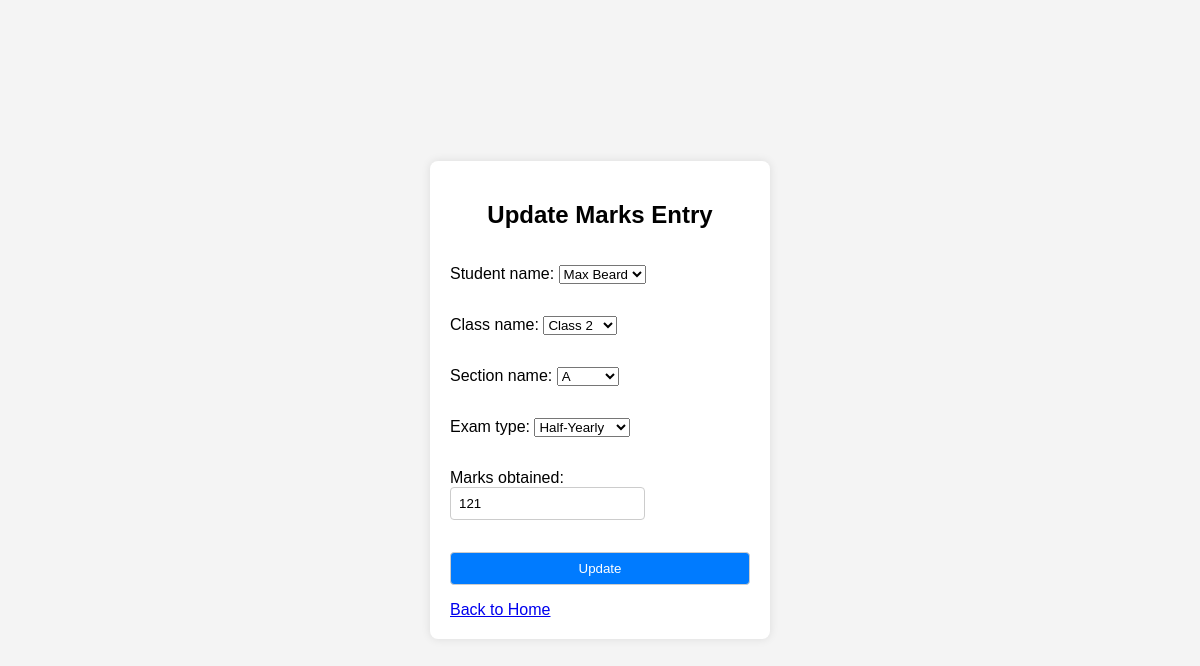
Screenshot of /result/update_markingstudents/Max Beard with the database file from the repository.
### result/models.py (models this page shows, shortened)
class MarkingStudents(models.Model):
    student_name=models.ForeignKey(Student, on_delete=models.CASCADE)
    class_name = models.ForeignKey(Classes, on_delete=models.CASCADE)
    section_name = models.ForeignKey(Section, on_delete=models.CASCADE)
    exam_type = models.ForeignKey(Exams, on_delete=models.CASCADE)
    marks_obtained = models.PositiveIntegerField()

### classes/models.py (models this page shows)
class Classes(models.Model):
    class_name = models.CharField(max_length=100)
    def __str__(self):
        return self.class_name

### result/views.py (the view)
# urls.py: path('update_markingstudents/<str:student_name>', views.stu_marks_update, name='stu_marks_update'),
def stu_marks_update(request, student_name):
    marking_student = get_object_or_404(Student, name=student_name)
    stu= get_object_or_404(MarkingStudents, student_name=marking_student)
    val1=marking_student.name
    val2=marking_student.class_name
    val3=marking_student.section_name
    print(marking_student.name,marking_student.class_name,marking_student.section_name,type(marking_student.name),type(marking_student.class_name),type(marking_student.section_name))
    if request.method == 'POST':
        form = MarkingStudentsForm(request.POST,instance=stu)
        if form.is_valid():
            class_check=form.cleaned_data['class_name'].class_name
            section_check=form.cleaned_data['section_name'].section_name
            name_check=form.cleaned_data['student_name'].name
            print(class_check,section_check,name_check,type(class_check),type(name_check))
            print(val1,val2,val3,type(val2),type(val1),type(val3))
            if class_check!=val2 or name_check!=val1 or section_check!=val3:
                return HttpResponse("Try Updating with Same Value of the Candidate/Student")
            form.save()
            return redirect('marking_students_detail')
    else:
        form = MarkingStudentsForm(instance=stu)
    return render(request, 'marks_update.html', {'form': form, 'marking_student': stu})

### result/forms.py (shortened to what this page needs)
class MarkingStudentsForm(forms.ModelForm):
    class Meta:
        model = MarkingStudents
        fields = ['student_name', 'class_name', 'section_name', 'exam_type', 'marks_obtained']

### classes/models.py (called while the page is built)
    def __str__(self):
        return self.section_name

### exam_type/models.py (called while the page is built)
    def __str__(self):
        return self.exam_name

### students/models.py (called while the page is built)
    def __str__(self):
        return self.name

### templates/marks_update.html (shortened to what this page needs)
<!DOCTYPE html>
<html lang="en">
<head>
</head>
<body>
<div class="container">
    <h2>Update Marks Entry</h2>
    <form method="post">
        {{ form.as_p }}
        <button type="submit">Update</button>
    </form>
    <a href="{% url 'class_list' %}" class="button">Back to Home</a>
</div>
</body>
</html>

### templates/marks_update.html (style rules this page uses)
body { font-family: Arial, sans-serif; background-color: #f4f4f4; margin: 0; padding: 0; display: flex; align-items: center; justify-content: center; min-height: 100vh; }
.container { background-color: #fff; border-radius: 8px; box-shadow: 0 0 10px rgba(0, 0, 0, 0.1); padding: 20px; width: 300px; }
h2 { text-align: center; }
form { display: flex; flex-direction: column; }
label { margin-bottom: 8px; }
input, button { margin-bottom: 16px; padding: 8px; border: 1px solid #ccc; border-radius: 4px; }
button { background-color: #007bff; color: #fff; cursor: pointer; }

### rows the page displays
MarkingStudents: student_name "Max Beard", section_name "A", exam_type "Half-Yearly", marks_obtained "121"
Classes: class_name "Class 2"
